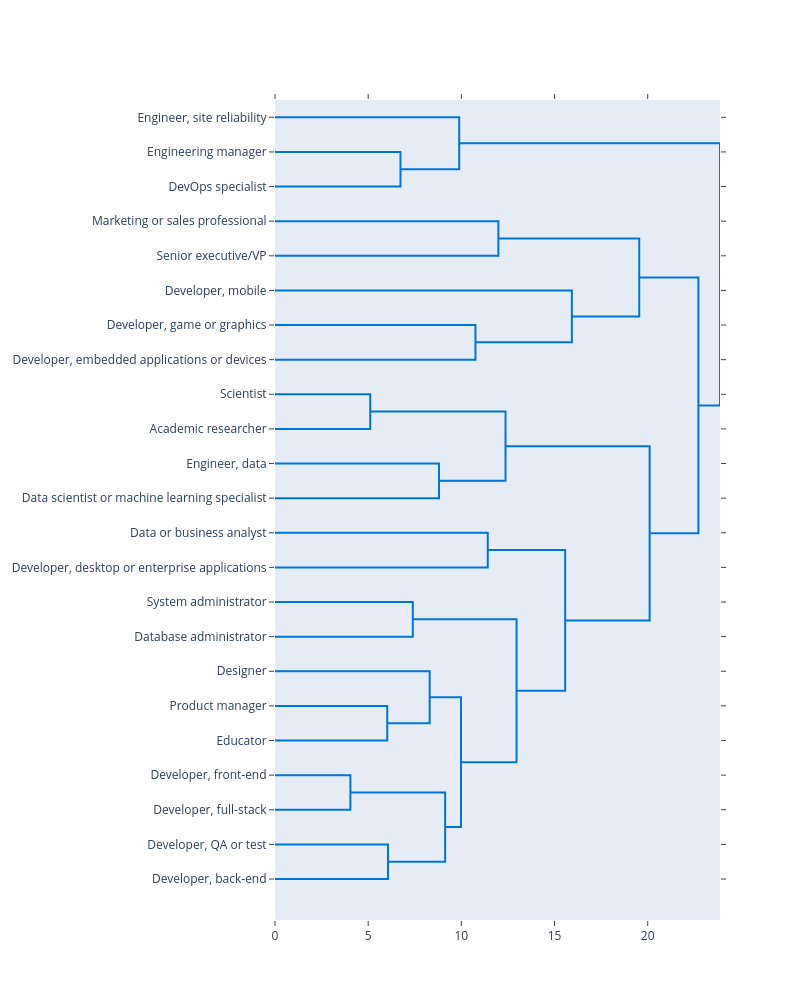

Notebook code cell kept with this figure:
### Code cell
fig= ff.create_dendrogram(std_skills,orientation='left',labels=std_skills.index,color_threshold=0.5)
fig.update_layout(width=800,height=1000)
fig.show()

### Figure 1 — Plotly figure (JSON) as saved in the notebook; plotly's stock layout.template omitted (floating-point values rounded to 4 significant figures)
{"data": [{"hoverinfo": "text", "marker": {"color": "rgb(0,116,217)"}, "mode": "lines", "type": "scatter", "x": [0, 6.733, 6.733, 0], "xaxis": "x", "y": [-15, -15, -25, -25], "yaxis": "y"}, {"hoverinfo": "text", "marker": {"color": "rgb(0,116,217)"}, "mode": "lines", "type": "scatter", "x": [0, 9.885, 9.885, 6.733], "xaxis": "x", "y": [-5, -5, -20, -20], "yaxis": "y"}, {"hoverinfo": "text", "marker": {"color": "rgb(0,116,217)"}, "mode": "lines", "type": "scatter", "x": [0, 11.99, 11.99, 0], "xaxis": "x", "y": [-35, -35, -45, -45], "yaxis": "y"}, {"hoverinfo": "text", "marker": {"color": "rgb(0,116,217)"}, "mode": "lines", "type": "scatter", "x": [0, 10.76, 10.76, 0], "xaxis": "x", "y": [-65, -65, -75, -75], "yaxis": "y"}, {"hoverinfo": "text", "marker": {"color": "rgb(0,116,217)"}, "mode": "lines", "type": "scatter", "x": [0, 15.93, 15.93, 10.76], "xaxis": "x", "y": [-55, -55, -70, -70], "yaxis": "y"}, {"hoverinfo": "text", "marker": {"color": "rgb(0,116,217)"}, "mode": "lines", "type": "scatter", "x": [11.99, 19.54, 19.54, 15.93], "xaxis": "x", "y": [-40, -40, -62.5, -62.5], "yaxis": "y"}, {"hoverinfo": "text", "marker": {"color": "rgb(0,116,217)"}, "mode": "lines", "type": "scatter", "x": [0, 5.109, 5.109, 0], "xaxis": "x", "y": [-85, -85, -95, -95], "yaxis": "y"}, {"hoverinfo": "text", "marker": {"color": "rgb(0,116,217)"}, "mode": "lines", "type": "scatter", "x": [0, 8.8, 8.8, 0], "xaxis": "x", "y": [-105, -105, -115, -115], "yaxis": "y"}, {"hoverinfo": "text", "marker": {"color": "rgb(0,116,217)"}, "mode": "lines", "type": "scatter", "x": [5.109, 12.37, 12.37, 8.8], "xaxis": "x", "y": [-90, -90, -110, -110], "yaxis": "y"}, {"hoverinfo": "text", "marker": {"color": "rgb(0,116,217)"}, "mode": "lines", "type": "scatter", "x": [0, 11.42, 11.42, 0], "xaxis": "x", "y": [-125, -125, -135, -135], "yaxis": "y"}, {"hoverinfo": "text", "marker": {"color": "rgb(0,116,217)"}, "mode": "lines", "type": "scatter", "x": [0, 7.394, 7.394, 0], "xaxis": "x", "y": [-145, -145, -155, -155], "yaxis": "y"}, {"hoverinfo": "text", "marker": {"color": "rgb(0,116,217)"}, "mode": "lines", "type": "scatter", "x": [0, 6.022, 6.022, 0], "xaxis": "x", "y": [-175, -175, -185, -185], "yaxis": "y"}, {"hoverinfo": "text", "marker": {"color": "rgb(0,116,217)"}, "mode": "lines", "type": "scatter", "x": [0, 8.299, 8.299, 6.022], "xaxis": "x", "y": [-165, -165, -180, -180], "yaxis": "y"}, {"hoverinfo": "text", "marker": {"color": "rgb(0,116,217)"}, "mode": "lines", "type": "scatter", "x": [0, 4.045, 4.045, 0], "xaxis": "x", "y": [-195, -195, -205, -205], "yaxis": "y"}, {"hoverinfo": "text", "marker": {"color": "rgb(0,116,217)"}, "mode": "lines", "type": "scatter", "x": [0, 6.063, 6.063, 0], "xaxis": "x", "y": [-215, -215, -225, -225], "yaxis": "y"}, {"hoverinfo": "text", "marker": {"color": "rgb(0,116,217)"}, "mode": "lines", "type": "scatter", "x": [4.045, 9.13, 9.13, 6.063], "xaxis": "x", "y": [-200, -200, -220, -220], "yaxis": "y"}, {"hoverinfo": "text", "marker": {"color": "rgb(0,116,217)"}, "mode": "lines", "type": "scatter", "x": [8.299, 9.979, 9.979, 9.13], "xaxis": "x", "y": [-172.5, -172.5, -210, -210], "yaxis": "y"}, {"hoverinfo": "text", "marker": {"color": "rgb(0,116,217)"}, "mode": "lines", "type": "scatter", "x": [7.394, 12.96, 12.96, 9.979], "xaxis": "x", "y": [-150, -150, -191.2, -191.2], "yaxis": "y"}, {"hoverinfo": "text", "marker": {"color": "rgb(0,116,217)"}, "mode": "lines", "type": "scatter", "x": [11.42, 15.57, 15.57, 12.96], "xaxis": "x", "y": [-130, -130, -170.6, -170.6], "yaxis": "y"}, {"hoverinfo": "text", "marker": {"color": "rgb(0,116,217)"}, "mode": "lines", "type": "scatter", "x": [12.37, 20.1, 20.1, 15.57], "xaxis": "x", "y": [-100, -100, -150.3, -150.3], "yaxis": "y"}, {"hoverinfo": "text", "marker": {"color": "rgb(0,116,217)"}, "mode": "lines", "type": "scatter", "x": [19.54, 22.72, 22.72, 20.1], "xaxis": "x", "y": [-51.25, -51.25, -125.2, -125.2], "yaxis": "y"}, {"hoverinfo": "text", "marker": {"color": "rgb(0,116,217)"}, "mode": "lines", "type": "scatter", "x": [9.885, 23.88, 23.88, 22.72], "xaxis": "x", "y": [-12.5, -12.5, -88.2, -88.2], "yaxis": "y"}], "layout": {"autosize": false, "height": 1000, "hovermode": "closest", "showlegend": false, "width": 800, "xaxis": {"mirror": "allticks", "rangemode": "tozero", "showgrid": false, "showline": true, "showticklabels": true, "ticks": "outside", "type": "linear", "zeroline": false}, "yaxis": {"mirror": "allticks", "rangemode": "tozero", "showgrid": false, "showline": true, "showticklabels": true, "tickmode": "array", "ticks": "outside", "ticktext": ["Engineer, site reliability", "Engineering manager", "DevOps specialist", "Marketing or sales professional", "Senior executive/VP", "Developer, mobile", "Developer, game or graphics", "Developer, embedded applications or devices", "Scientist", "Academic researcher", "Engineer, data", "Data scientist or machine learning specialist", "Data or business analyst", "Developer, desktop or enterprise applications", "System administrator", "Database administrator", "Designer", "Product manager", "Educator", "Developer, front-end", "Developer, full-stack", "Developer, QA or test", "Developer, back-end"], "tickvals": [-5, -15, -25, -35, -45, -55, -65, -75, -85, -95, -105, -115, -125, -135, -145, -155, -165, -175, -185, -195, -205, -215, -225], "type": "linear", "zeroline": false}}}
